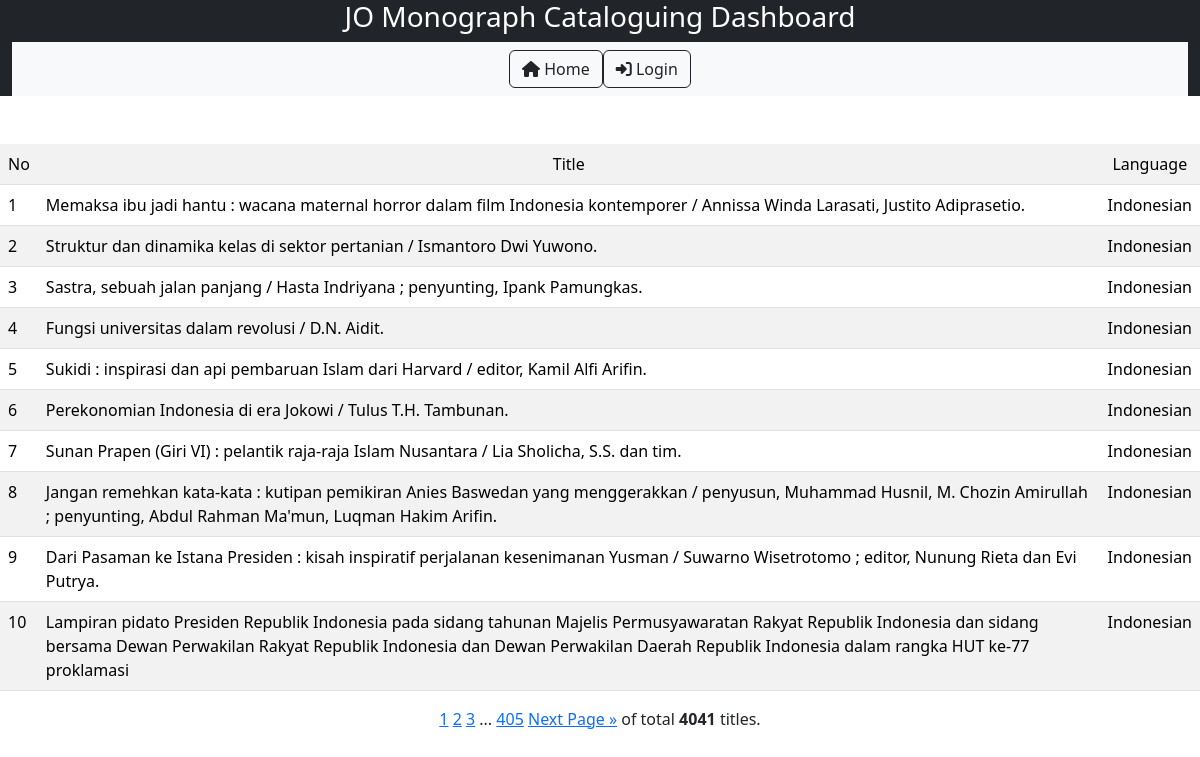
The app's page /detail_language/Indonesian/ with its own data.
### nlajkt_cat_stat/models.py (models this page shows)
class Catalogues(models.Model):
    entry_date = models.DateField()
    consignment_no = models.IntegerField(default=469)
    title = models.TextField()
    work_type = models.CharField(max_length=20, choices=[
        ('Original','Original'),
        ('Translation','Translation'),
        ('Adaptation','Adaptation')
        ], default='Original')
    publish_year = models.IntegerField()
    volume = models.CharField(max_length=20, choices=[
        ('Single','Single'),
        ('Multi-complete','Multi-complete'),
        ('Multi-incomplete','Multi-incomplete'),
        ], default='Single')
    copycat = models.CharField(max_length=20, choices=[
        ('Original','Original'),
        ('Partial copycat','Partial copycat'),
        ('Full copycat','Full copycat'),
        ], default='Original')
    ISBN = models.CharField(max_length=20, choices=[
        ('No','No'),
        ('Yes-valid','Yes-valid'),
        ('Yes-invalid','Yes-invalid'),
        ], default='No')
    authorship_type = models.CharField(max_length=50, choices=[
        ('Single author','Single author'),
        ('Collaboration','Collaboration'),
        ('Compilation','Compilation'),
        ('Others','Others')
        ], default='Single')
    language = models.CharField(max_length=50, choices=[
        ('Indonesian','Indonesian'),
        ('English','English'),
        ('Indonesian local','Indonesian local'),
        ('Multi language','Multi language'),
        ('Others','Others')
        ], default='Indonesian')
    bibliography = models.CharField(max_length=20, choices=[
        ('No','No'),
        ('Yes','Yes'),
        ], default='No')
    indexx = models.CharField(max_length=20, choices=[
        ('No','No'),
        ('Yes','Yes'),
        ], default='No')
    publisher_type = models.CharField(max_length=100, choices=[
        ('Commercial','Commercial'),
        ('Government','Government'),
        ('Universities','Universities'),
        ('NGO','NGO'),
        ('International','International'),
        ('Others','Others')
        ], default='Commercial')
    genre = models.CharField(max_length=100, choices=[
        ('General non fiction','General non fiction'),
        ('Fiction-novel','Fiction-novel'),
        ('Fiction-short stories','Fiction-short stories'),
	    ('Fiction-biographic','Fiction-biographic'),
	    ('Fiction-drama','Fiction-drama'),
        ('Poetry','Poetry'),
        ('Folktales','Folktales'),
        ('Biography-single','Biography-single'),
        ('Biography-collective','Biography-collective'),
        ('Biography-auto','Biography-auto'),
        ('Dictionaries','Dictionaries'),
        ('Proceeding','Proceeding'),
        ('Comic, cartoon','Comic, cartoon'),
        ], default='General non fiction')
    format = models.CharField(max_length=100, choices=[
        ('Book-printed','Book-printed'),
        ('Book-electronic','Book-electronic'),
        ('Non book video','Non book video'),
        ('Non book audio','Non book audio'),
        ('Map-single','Map-single'),
        ('Map-atlas','Map-atlas'),
        ('Ephemera','Ephemera')
        ], default='Book-printed')
    size = models.CharField(max_length=10, choices=[
        ('YY','YY'),
        ('YYq', 'YYq'),
        ('YYf','YYf'),
        ('YYp','YYp'),
        ('YYpf','YYpf')
        ],default='YY')
    subject = models.CharField(max_length=50, choices=[
       ('000-Generalities','000-Generalities'),
       ('000-Library science','000-Library science'),
       ('000-Journalism and media','000-Journalism and media'),
       ('100-Philosophy and ethics','100-Philosophy and ethics'),
       ('200-Religions-general','200-Religions-general'),
       ('200-Religion-Islam','200-Religion-Islam'),
       ('200-Religion-Christianity','200-Religion-Christianity'),
       ('200-Religion-Hinduism','200-Religion-Hinduism'),
       ('200-Religion-Buddhism and others','200-Religion-Buddhism and others'),
       ('300-Social-anthropology and sociology','300-Social-anthropology and sociology'),
       ('300-Social-problems and services','300-Social-problems and services'),
       ('300-Social-politics','300-Social-politics'),
       ('300-Social-international relations','300-Social-international relations'),
       ('300-Social-economics-general','300-Social-economics-general'),
       ('300-Social-economics-management','300-Social-economics-management'),
       ('300-Social-economics-resources','300-Social-economics-resources'),
       ('300-Social-economics-policy and development','300-Social-economics-policy and development'),
       ('300-Social-economics-financial and monetary','300-Social-economics-financial and monetary'),
       ('300-Social-economics-industries and production','300-Social-economics-industries and production'),
       ('300-Social-culture','300-Social-culture'),
       ('300-Social-military','300-Social-military'),
       ('300-Social-education','300-Social-education'),
       ('300-Social-law','300-Social-law'),
       ('300-Social-transportation','300-Social-transportation'),
       ('300-Social-public administration','300-Social-public administration'),
       ('300-Social-human rights','300-Social-human rights'),
       ('400-Language-linguistics','400-Language-linguistics'),
       ('400-Language-sociolinguistics','400-Language-sociolinguistics'),
       ('500-Science-general','500-Science-general'),
       ('600-Technology-general','600-Technology-general'),
       ('600-Agriculture and agribusiness','600-Agriculture and agribusiness'),
       ('700-Arts-general','700-Arts-general'),
       ('700-Arts-visual','700-Arts-visual'),
       ('700-Arts-performance','700-Arts-performance'),
       ('700-Arts-music','700-Arts-music'),
       ('700-Architecture','700-Architecture'),
       ('800-Literature-general','800-Literature-general'),
       ('800-Literature-fiction and poetry','800-Literature-fiction and poetry'),
       ('900-History-general','900-History-general'),
       ('900-History-Indonesia','900-History-Indonesia'),
       ('900-Geography and travel','900-Geography and travel'),
       ('900-Biography','900-Biography')
       ], null=True)

### nlajkt_cat_stat/views.py (the view)
# urls.py: path('detail_language/<str:language>/', views.detail_language, name='detail_language'),
def detail_language(request, language):
    detail_language = Catalogues.objects.all().filter(language=language)
    page = request.GET.get('page', 1)
    paginator = Paginator(detail_language, 10)
    try:
        paging = paginator.page(page)
    except PageNotAnInteger:
        paging = paginator.page(1)
    except EmptyPage:
        paging = paginator.page(paginator.num_pages)
    template = loader.get_template('detail_language.html')
    context = {'paging' : paging,}
    return HttpResponse(template.render(context, request))

### nlajkt_cat_stat/templates/detail_language.html
{% extends 'base.html'%}
{% block block1 %}
<br><br><center>
<table style="width: auto;" class="table table-striped">
    <tr bgcolor = 'grey'>
      <b><td>No</td>
        <td align="center">Title</td>
        <td align="center">Language</td></b>
    </tr>
    {% for x in paging %}
    <tr>
        <td>{{ forloop.counter0|add:paging.start_index }}</td>
        <td>{{ x.title }}</td>
        <td>{{ x.language }}</td>
    </tr>
    {% endfor %}
</table>
{% include 'pagination_jakartaoffice.html' %}</center>
<br><br>
{% endblock %}

### records on screen
Catalogues: title "Memaksa ibu jadi hantu : wacana maternal horror dalam film Indonesia kontemporer / Annissa Winda Larasati, Justito Adiprasetio.", language "Indonesian"
Catalogues: title "Struktur dan dinamika kelas di sektor pertanian / Ismantoro Dwi Yuwono.", language "Indonesian"
Catalogues: title "Sastra, sebuah jalan panjang / Hasta Indriyana ; penyunting, Ipank Pamungkas.", language "Indonesian"
Catalogues: title "Fungsi universitas dalam revolusi / D.N. Aidit.", language "Indonesian"
Catalogues: title "Sukidi : inspirasi dan api pembaruan Islam dari Harvard / editor, Kamil Alfi Arifin.", language "Indonesian"
Catalogues: title "Perekonomian Indonesia di era Jokowi / Tulus T.H. Tambunan.", language "Indonesian"
Catalogues: title "Sunan Prapen (Giri VI) : pelantik raja-raja Islam Nusantara / Lia Sholicha, S.S. dan tim.", language "Indonesian"
Catalogues: title "Jangan remehkan kata-kata : kutipan pemikiran Anies Baswedan yang menggerakkan / penyusun, Muhammad Husnil, M. Chozin Amirullah ; penyunting, Abdul Rahman Ma'mun, Luqman Hakim Arifin.", language "Indonesian"
Catalogues: title "Dari Pasaman ke Istana Presiden : kisah inspiratif perjalanan kesenimanan Yusman / Suwarno Wisetrotomo ; editor, Nunung Rieta dan Evi Putrya.", language "Indonesian"
Catalogues: title "Lampiran pidato Presiden Republik Indonesia pada sidang tahunan Majelis Permusyawaratan Rakyat Republik Indonesia dan sidang bersama Dewan Perwakilan Rakyat Republik Indonesia dan Dewan Perwakilan Daerah Republik Indonesia dalam rangka HUT ke-77 proklamasi", language "Indonesian"

### other values on screen
{{ num }} "1"
{{ num }} "2" "3"
{{ paging.paginator.num_pages }} "405"
{{ paging.paginator.count }} "4041"
